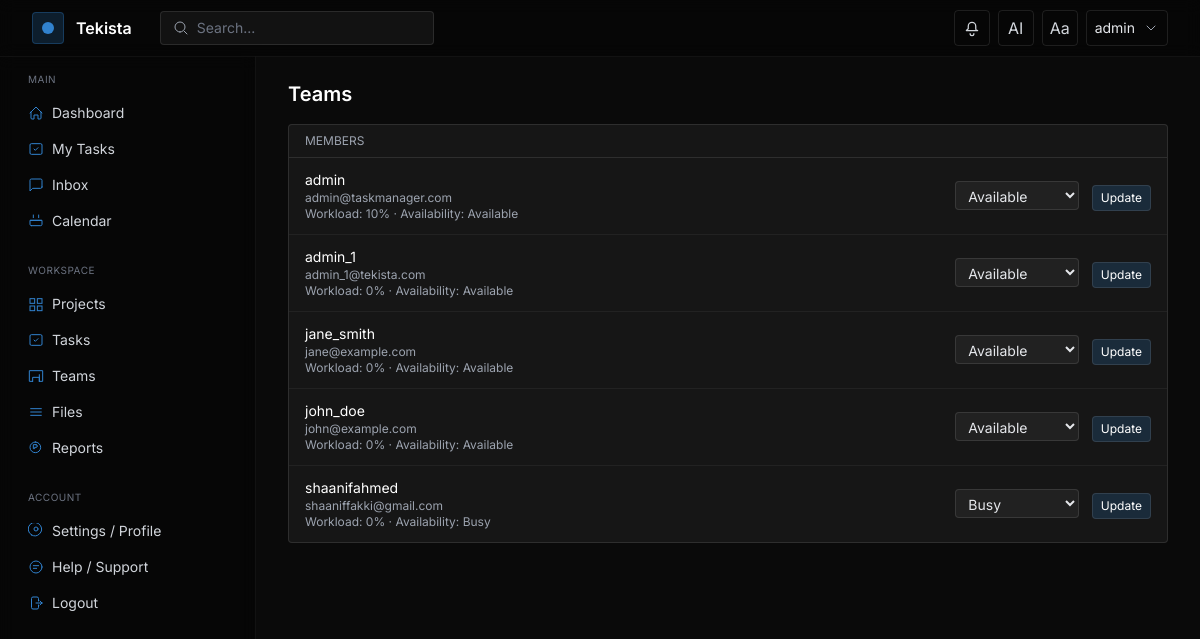
Page /teams (signed in) on the committed database.
### models.py (models this page shows, shortened)
class User(UserMixin, db.Model):
    __tablename__ = "user"
    id = db.Column(db.Integer, primary_key=True)
    username = db.Column(db.String(80), unique=True, nullable=False)
    email = db.Column(db.String(120), unique=True, nullable=False)
    password_hash = db.Column(db.String(128), nullable=False)
    organization_id = db.Column(db.Integer, db.ForeignKey('organization.id'), nullable=True)
    role_id = db.Column(db.Integer, db.ForeignKey('role.id'), nullable=True)
    custom_role_id = db.Column(db.Integer, db.ForeignKey('custom_role.id'), nullable=True)
    api_token = db.Column(db.String(128), unique=True, index=True, nullable=True)
    token_expiration = db.Column(db.DateTime, nullable=True)
    created_at = db.Column(db.DateTime, default=datetime.utcnow)
    current_workload = db.Column(db.Float, default=0.0)  # 0..100
    availability = db.Column(db.String(20), default='Available')  # Available|Busy|In a Meeting|On a Break|Out of Office
    role = db.relationship('Role')
    projects = db.relationship('Project', secondary=project_users, back_populates='users')
    tasks = db.relationship('Task', secondary=task_assignees, back_populates='assignees')

### app.py (the view)
    @app.route('/teams')
    @login_required
    def teams():
        from models import User
        users = User.query.order_by(User.username).all()
        return render_template('pages/teams.html', users=users)

### templates/pages/teams.html (shortened to what this page needs)
{% extends 'layouts/app.html' %}
{% block content %}
<div class="max-w-6xl">
  <h1 class="text-xl font-semibold text-white mb-4">Teams</h1>
  <div class="rounded border border-white/10 bg-white/5">
    <div class="px-4 py-2 text-xs uppercase text-gray-400 border-b border-white/10">Members</div>
    {% if users %}
    <div class="divide-y divide-white/5">
      {% for u in users %}
      <div class="px-4 py-3 flex items-center justify-between">
        <div>
          <div class="text-sm text-white">{{ u.username }}</div>
          <div class="text-xs text-gray-400">{{ u.email }}</div>
          <div class="text-xs text-gray-400">Workload: {{ '%.0f' % (u.current_workload or 0) }}% · Availability: <span id="avl-{{ u.id }}">{{ u.availability or 'Available' }}</span></div>
        </div>
        {% set role_name = (current_user.role.name if current_user.role else None) %}
        {% set can_edit = (u.id == current_user.id) or (role_name in ['Admin','Manager']) %}
        <div>
          {% if can_edit %}
          <select data-uid="{{ u.id }}" class="avlSelect px-2 py-1 rounded bg-white/5 border border-white/10 text-gray-200 text-sm">
            {% for s in ['Available','Busy','In a Meeting','On a Break','Out of Office'] %}
            <option value="{{ s }}" {% if (u.availability or 'Available') == s %}selected{% endif %}>{{ s }}</option>
            {% endfor %}
          </select>
          <button type="button" class="setAvl px-2 py-1 ml-2 rounded border border-white/10 bg-accent/20 text-white text-xs hover:bg-accent/30" data-uid="{{ u.id }}">Update</button>
          {% endif %}
        </div>
      </div>
      {% endfor %}
    </div>
    {% else %}
    <div class="px-4 py-6 text-sm text-gray-400">No members found.</div>
    {% endif %}
  </div>
</div>
{% endblock %}

### templates/layouts/app.html (shortened to what this page needs)
<!DOCTYPE html>
<html lang="en" class="dark" data-theme="dark">
<head>
  <script src="https://cdn.tailwindcss.com"></script>
</head>
<body class="bg-bg text-gray-200 font-sans min-h-screen">
  <header class="fixed top-0 left-0 right-0 z-40 border-b border-white/5 bg-black/40 backdrop-blur">
    <div class="max-w-7xl mx-auto px-4 sm:px-6 lg:px-8 h-14 flex items-center justify-between">
      <div class="flex items-center gap-3">
        <div class="w-8 h-8 rounded bg-accent/20 border border-accent/30 flex items-center justify-center">
          <div class="w-3 h-3 rounded-full bg-accent"></div>
        </div>
        <a href="{{ url_for('projects.list_projects') }}" class="text-white font-semibold">Tekista</a>
        <div class="hidden md:flex items-center ml-4">
          <div class="flex items-center gap-2 bg-white/5 border border-white/10 rounded px-3 py-1.5">
            <svg class="w-4 h-4 text-gray-400" viewBox="0 0 24 24" fill="none" stroke="currentColor"><path stroke-linecap="round" stroke-linejoin="round" stroke-width="1.5" d="M21 21l-4.35-4.35M10.5 18a7.5 7.5 0 1 1 0-15 7.5 7.5 0 0 1 0 15z"/></svg>
            <input id="globalSearch" type="text" placeholder="Search..." class="bg-transparent outline-none text-sm text-gray-200 placeholder-gray-500 w-56">
          </div>
        </div>
      </div>
      <div class="flex items-center gap-2">
        <div class="relative">
          <button id="notifBell" class="relative inline-flex items-center justify-center w-9 h-9 rounded border border-white/10 text-gray-300 hover:text-white hover:border-white/20">
            <svg class="w-5 h-5" viewBox="0 0 24 24" fill="none" stroke="currentColor"><path stroke-linecap="round" stroke-linejoin="round" stroke-width="1.5" d="M14.25 18.75a2.25 2.25 0 1 1-4.5 0m9-3.75H5.25l1.318-1.318A2.25 2.25 0 0 0 7.5 12.84V9.75a4.5 4.5 0 0 1 9 0v3.09c0 .597.237 1.17.659 1.592L18.75 15z"/></svg>
          </button>
        </div>
        <a href="{{ url_for('ai_assistant') }}" class="inline-flex items-center justify-center w-9 h-9 rounded border border-white/10 text-gray-300 hover:text-white hover:border-white/20">AI</a>
        <button id="themeToggle" class="inline-flex items-center justify-center w-9 h-9 rounded border border-white/10 text-gray-300 hover:text-white hover:border-white/20">Aa</button>
        {% if current_user.is_authenticated %}
        <div class="relative">
          <button id="profileBtn" class="inline-flex items-center gap-2 px-2 h-9 rounded border border-white/10 hover:border-white/20">
            <span class="text-sm text-gray-200">{{ current_user.username }}</span>
            <svg class="w-4 h-4 text-gray-400" viewBox="0 0 24 24" fill="none" stroke="currentColor"><path stroke-linecap="round" stroke-linejoin="round" stroke-width="1.5" d="M6 9l6 6 6-6"/></svg>
          </button>
        </div>
        {% else %}
        <a href="{{ url_for('auth.login') }}" class="text-sm text-gray-300 hover:text-white px-3 py-2">Login</a>
        {% endif %}
      </div>
    </div>
  </header>
  <div class="pt-14 flex">
    <aside id="sidebar" class="hidden md:block w-64 shrink-0 h-[calc(100vh-56px)] sticky top-14 border-r border-white/5 bg-black/40 backdrop-blur">
      <nav class="p-4 space-y-6">
        <div>
          <div class="px-3 mb-2 text-[10px] uppercase tracking-wider text-gray-500">Main</div>
          <a href="{{ url_for('index') }}" class="flex items-center gap-2 px-3 py-2 rounded text-sm text-gray-300 hover:text-white hover:bg-white/5">
            <svg class="w-4 h-4 text-accent" viewBox="0 0 24 24" fill="none" stroke="currentColor"><path stroke-linecap="round" stroke-linejoin="round" stroke-width="1.5" d="M3 12l9-9 9 9M4.5 10.5v9a1.5 1.5 0 001.5 1.5H9v-6h6v6h3a1.5 1.5 0 001.5-1.5v-9"/></svg>
            <span>Dashboard</span>
          </a>
          <a href="{{ url_for('tasks.list_tasks') }}?assignee={{ current_user.id if current_user.is_authenticated else '' }}" class="flex items-center gap-2 px-3 py-2 rounded text-sm text-gray-300 hover:text-white hover:bg-white/5">
            <svg class="w-4 h-4 text-accent" viewBox="0 0 24 24" fill="none" stroke="currentColor"><path stroke-linecap="round" stroke-linejoin="round" stroke-width="1.5" d="M9 12l2 2 4-4"/><rect x="3" y="4" width="18" height="16" rx="2" ry="2" stroke-width="1.5"/></svg>
            <span>My Tasks</span>
          </a>
          <a href="{{ url_for('inbox') }}" class="flex items-center gap-2 px-3 py-2 rounded text-sm text-gray-300 hover:text-white hover:bg-white/5">
            <svg class="w-4 h-4 text-accent" viewBox="0 0 24 24" fill="none" stroke="currentColor"><path stroke-linecap="round" stroke-linejoin="round" stroke-width="1.5" d="M21 15a2 2 0 01-2 2H7l-4 4V5a2 2 0 012-2h14a2 2 0 012 2v10z"/></svg>
            <span>Inbox</span>
          </a>
          <a href="{{ url_for('calendar') }}" class="flex items-center gap-2 px-3 py-2 rounded text-sm text-gray-300 hover:text-white hover:bg-white/5">
            <svg class="w-4 h-4 text-accent" viewBox="0 0 24 24" fill="none" stroke="currentColor"><path stroke-linecap="round" stroke-linejoin="round" stroke-width="1.5" d="M8 7V3m8 4V3M4 11h16M5 19h14a2 2 0 002-2v-6H3v6a2 2 0 002 2z"/></svg>
            <span>Calendar</span>
          </a>
        </div>
        <div>
          <div class="px-3 mb-2 text-[10px] uppercase tracking-wider text-gray-500">Workspace</div>
          <a href="{{ url_for('projects.list_projects') }}" class="flex items-center gap-2 px-3 py-2 rounded text-sm text-gray-300 hover:text-white hover:bg-white/5">
            <span>Projects</span>
          </a>
          <a href="{{ url_for('tasks.list_tasks') }}" class="flex items-center gap-2 px-3 py-2 rounded text-sm text-gray-300 hover:text-white hover:bg-white/5">
            <svg class="w-4 h-4 text-accent" viewBox="0 0 24 24" fill="none" stroke="currentColor"><path stroke-linecap="round" stroke-linejoin="round" stroke-width="1.5" d="M9 12l2 2 4-4"/><rect x="3" y="4" width="18" height="16" rx="2" ry="2" stroke-width="1.5"/></svg>
            <span>Tasks</span>
          </a>
          <a href="{{ url_for('teams') }}" class="flex items-center gap-2 px-3 py-2 rounded text-sm text-gray-300 hover:text-white hover:bg-white/5">
            <svg class="w-4 h-4 text-accent" viewBox="0 0 24 24" fill="none" stroke="currentColor"><path stroke-linecap="round" stroke-linejoin="round" stroke-width="1.5" d="M17 20h5V4H2v16h5m10 0V10M7 20v-6h10v6"/></svg>
            <span>Teams</span>
          </a>
          <a href="{{ url_for('files') }}" class="flex items-center gap-2 px-3 py-2 rounded text-sm text-gray-300 hover:text-white hover:bg-white/5">
            <svg class="w-4 h-4 text-accent" viewBox="0 0 24 24" fill="none" stroke="currentColor"><path stroke-linecap="round" stroke-linejoin="round" stroke-width="1.5" d="M4 7h16M4 12h16M4 17h16"/></svg>
            <span>Files</span>
          </a>
          <a href="{{ url_for('reports') }}" class="flex items-center gap-2 px-3 py-2 rounded text-sm text-gray-300 hover:text-white hover:bg-white/5">
            <svg class="w-4 h-4 text-accent" viewBox="0 0 24 24" fill="none" stroke="currentColor"><path stroke-linecap="round" stroke-linejoin="round" stroke-width="1.5" d="M11 3a8 8 0 100 16 8 8 0 000-16zm1 4H8v6h2v-2h2a2 2 0 100-4z"/></svg>
            <span>Reports</span>
          </a>
        </div>
        <div class="mt-auto">
          <div class="px-3 mb-2 text-[10px] uppercase tracking-wider text-gray-500">Account</div>
          <a href="{{ url_for('settings') }}" class="flex items-center gap-2 px-3 py-2 rounded text-sm text-gray-300 hover:text-white hover:bg-white/5">
            <span>Settings / Profile</span>
          </a>
          <a href="{{ url_for('help') }}" class="flex items-center gap-2 px-3 py-2 rounded text-sm text-gray-300 hover:text-white hover:bg-white/5">
            <svg class="w-4 h-4 text-accent" viewBox="0 0 24 24" fill="none" stroke="currentColor"><path stroke-linecap="round" stroke-linejoin="round" stroke-width="1.5" d="M8 10h8M8 14h5M21 12a9 9 0 11-18 0 9 9 0 0118 0z"/></svg>
            <span>Help / Support</span>
          </a>
          {% if current_user.is_authenticated %}
          <a href="{{ url_for('auth.logout') }}" class="flex items-center gap-2 px-3 py-2 rounded text-sm text-gray-300 hover:text-white hover:bg-white/5">
            <svg class="w-4 h-4 text-accent" viewBox="0 0 24 24" fill="none" stroke="currentColor"><path stroke-linecap="round" stroke-linejoin="round" stroke-width="1.5" d="M15.75 9V5.25A2.25 2.25 0 0013.5 3h-6A2.25 2.25 0 005.25 5.25v13.5A2.25 2.25 0 007.5 21h6a2.25 2.25 0 002.25-2.25V15M12 12h9m0 0l-3 3m3-3l-3-3"/></svg>
            <span>Logout</span>
          </a>
          {% endif %}
        </div>
      </nav>
    </aside>
    <main class="flex-1 min-w-0">
      <div class="max-w-7xl mx-auto px-4 sm:px-6 lg:px-8 py-6">
        {% block content %}{% endblock %}
      </div>
    </main>
  </div>
</body>
</html>

### templates/layouts/app.html (style rules this page uses)
:root { --accent: #3182CE; }
html, body { height: 100%; }

### rows in the picture
User: username "admin", email "admin@taskmanager.com", current_workload "10", availability "Available", availability+id "Available"
User: username "admin_1", email "admin_1@tekista.com", current_workload "0", availability "Available", availability+id "Available"
User: username "jane_smith", email "jane@example.com", current_workload "0", availability "Available", availability+id "Available"
User: username "john_doe", email "john@example.com", current_workload "0", availability "Available", availability+id "Available"
User: username "shaanifahmed", email "shaaniffakki@gmail.com", current_workload "0", availability "Busy", availability+id "Busy"
